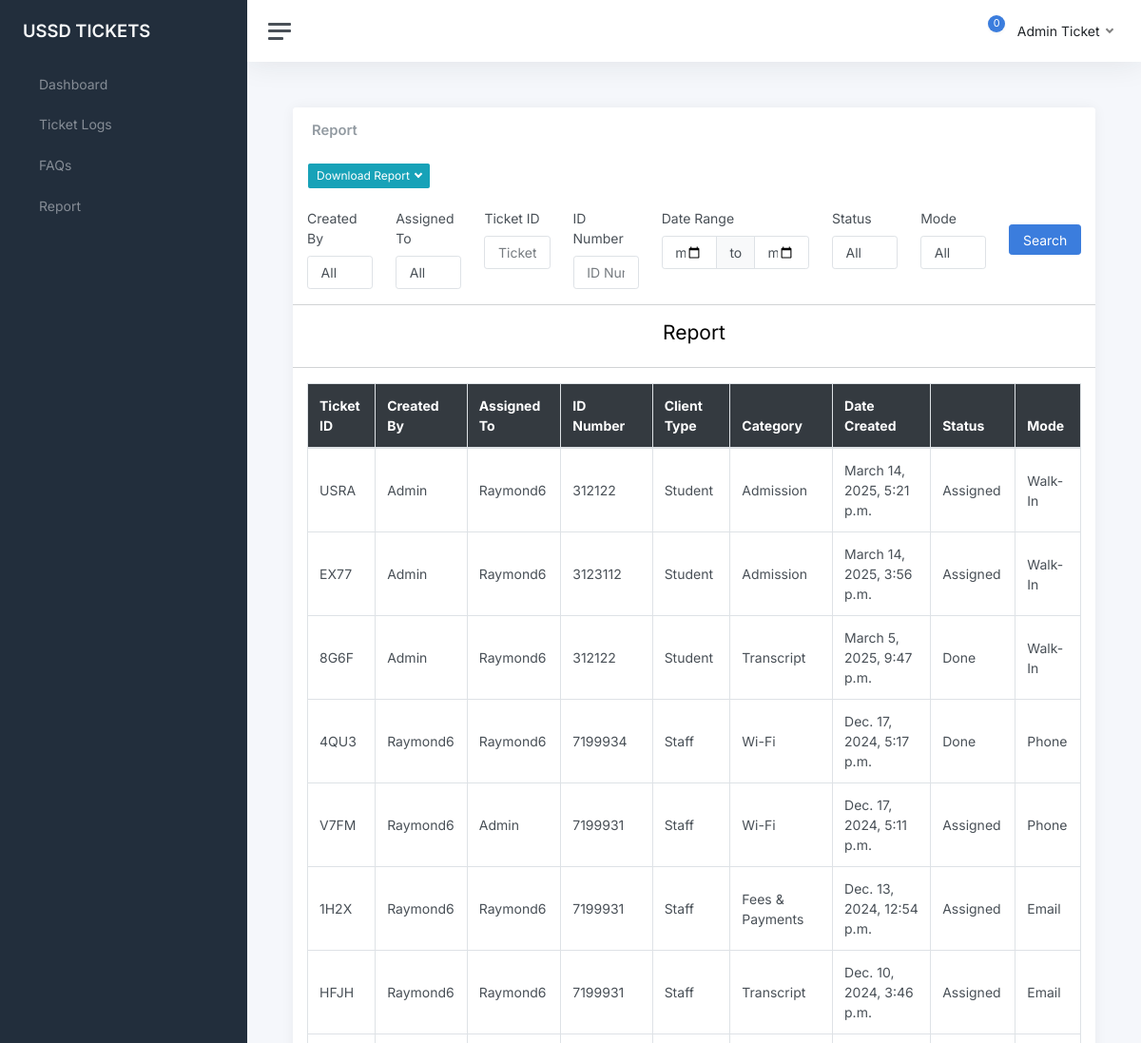
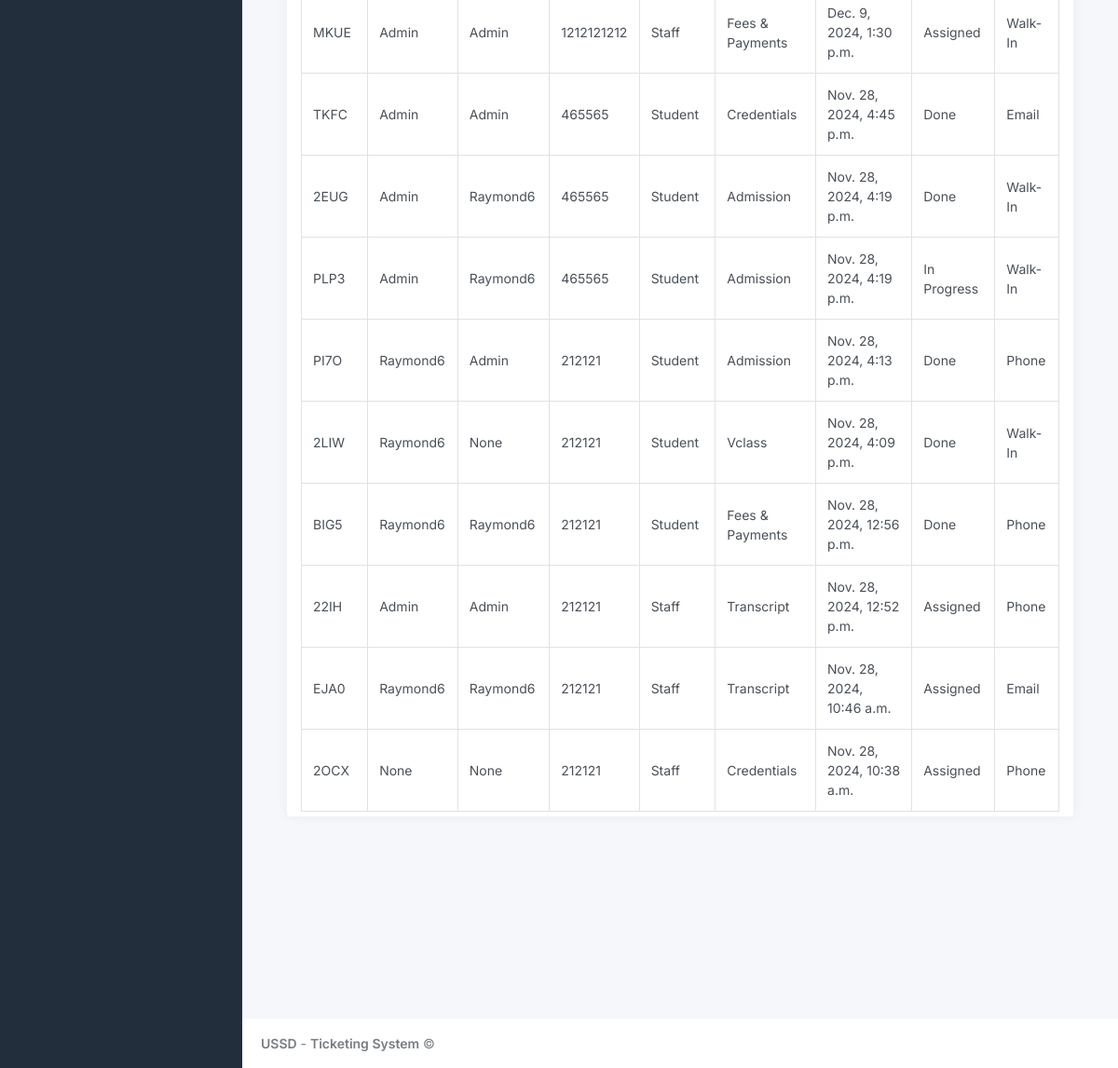
/report (signed in), run on the app's committed database (2 pictures, top to bottom).
### ticksys/models.py (models this page shows, shortened)
class Ticket(models.Model):
    TICKET_STATUS = [
        ('Assigned', 'Assigned'),
        ('In Progress', 'In Progress'),
        ('Done', 'Done'),
    ]
    CLIENT_TYPE = [
        ('Staff', 'Staff'),
        ('Student', 'Student'),
        ('Other', 'Other')
    ]
    MODE_CHOICES = [
        ('Walk-In', 'Walk-In'),
        ('Phone', 'Phone'),
        ('Email', 'Email'),
        ('Other', 'Other')
    ]
    CATEGORY = [
        ('Credentials', 'Credentials'),
        ('Fees & Payments', 'Fees & Payments'),
        ('VClass', 'VClass'),
        ('Transcript', 'Transcript'),
        ('Admission', 'Admission'),
        ('Wi-Fi', 'Wi-Fi'),
        ('AIM App', 'AIM App'),
        ('Telecel', 'Telecel'),
        ('Biometric', 'Biometric'),
        ('Other', 'Other')
    ]
    user = models.ForeignKey(User, models.CASCADE, null=True)
    ticket_number = models.CharField(max_length=4, default=generate_ticket_number, unique=True, editable=False)
    id_number = models.CharField(max_length=20, unique=False)
    description = models.TextField()
    status = models.CharField(max_length=25, choices=TICKET_STATUS, default='In Progress')
    category = models.CharField(max_length=100, choices=CATEGORY)
    client_type = models.CharField(max_length=20, choices=CLIENT_TYPE, default='Student')
    created_at = models.DateTimeField(auto_now_add=True)
    updated_at = models.DateTimeField(auto_now=True)
    mode = models.CharField(max_length=20, choices=MODE_CHOICES, default='Walk-In')
    assigned_to = models.CharField(max_length=30, null=True)
    created_by = models.CharField(max_length=30, null=True)

### ticksys/views.py (the view, shortened to what this page needs)
# urls.py: path('report', user_views.report, name='report'),
def report(request):
    user = request.user
    if request.user.is_superuser:
        tickets = Ticket.objects.annotate(
            month_year=TruncMonth('created_at')
        ).values('month_year').annotate(
            count=Count('id')
        ).order_by('-month_year')
    else:
        tickets = Ticket.objects.filter(Q(user=user) | Q(assigned_to=user.username)).annotate(
            month_year=TruncMonth('created_at')
        ).values('month_year').annotate(
            count=Count('id')
        ).order_by('-month_year')
    status_options = Ticket.objects.values_list('status', flat=True).distinct()
    available_months = [(ticket['month_year'].strftime('%B %Y'), ticket['month_year'].strftime('%Y-%m-01'), ticket['month_year'].strftime('%Y-%m-31')) for ticket in tickets]
    mode_options = Ticket.objects.values_list('mode', flat=True).distinct()
    tl = Ticket.objects.order_by('-id')
    tickets1 = Ticket.objects.all()
    tickets2 = Ticket.objects.filter(Q(user=user) | Q(assigned_to=user.username)).order_by('-id')
    user_set = set()
    assigned_to_set = set()
    for ticket in tickets1:
        if ticket.user:
            user_set.add(ticket.user)
        if ticket.assigned_to:
            assigned_to_set.add(ticket.assigned_to)
    ticket_id = request.GET.get('id')
    ticket_number = request.GET.get('ticket_number')
    created_by = request.GET.get('created_by')
    id_number = request.GET.get('id_number')
    status = request.GET.get('status')
    mode = request.GET.get('mode')
    date_from = request.GET.get('date_from')
    date_to = request.GET.get('date_to')
    assigned_to = request.GET.get('assigned_to')
    request.session['id'] = ticket_id
    request.session['ticket_number'] = ticket_number
    request.session['created_by'] = created_by
    request.session['id_number'] = id_number
    request.session['date_from'] = date_from
    request.session['date_to'] = date_to
    request.session['status'] = status
    request.session['mode'] = mode
    request.session['assigned_to'] = assigned_to
    if request.user.is_superuser:
        tl = tl.filter(
            Q(created_at__range=[date_from, date_to]) if date_from and date_to else Q()
        )
        if is_valid_queryparam(ticket_id):
            tl = tl.filter(id=ticket_id)
        if is_valid_queryparam(ticket_number):
            tl = tl.filter(ticket_number__icontains=ticket_number)
        if is_valid_queryparam(created_by):
            try:
                user = User.objects.get(username=created_by)  # Retrieve the user by username
                tl = tl.filter(Q(user=user))  # Filter by user object
            except User.DoesNotExist:
                tl = tl.none()
        if is_valid_queryparam(id_number):
            tl = tl.filter(id_number__icontains=id_number)
        if is_valid_queryparam(status):
            tl = tl.filter(status=status)
        if is_valid_queryparam(mode):
            tl = tl.filter(mode=mode)
        if is_valid_queryparam(assigned_to):
            tl = tl.filter(assigned_to__icontains=assigned_to)
        page = request.GET.get('page', 1)
        paginator = Paginator(tl, 30)
        try:
            tl = paginator.page(page)
        except PageNotAnInteger:
            tl = paginator.page(1)
        except EmptyPage:
            tl = paginator.page(paginator.num_pages)
    context = {
        'tickets1' : tickets,
        'tickets2' : tickets2,
        'ticket_list': tl,
        'ticket_id' : ticket_id,
        'created_by': created_by,
        'assigned_to' : assigned_to,
        'ticket_number': ticket_number,
        'mode': mode,
        'date_from': date_from,
        'date_to': date_to,
        'status': status,
        'available_months': available_months,
        'user_options': user_set,
        'assigned_to_options': assigned_to_set,
        'status_options' : status_options,
        'mode_options' : mode_options
    }
    return render(request, 'report.html', context)

### ticksys/views.py (called while the page is built)
def is_valid_queryparam(param):
    return param != '' and param is not None

### templates/report.html (shortened to what this page needs)
{% extends 'index.html' %}
    {% block content %}
    <main class="content">
        <div class="container-fluid p-0">
            <div class="row">
                <div class="col-12 d-flex">
                    <div class="card flex-fill">
                        <div class="card-header d-flex justify-content-between align-items-center">
                            <h5 class="card-title mb-0">Report</h5>
                        </div>
                        <div class="row">
                            <div class="col-md-3">
                                <div class="btn-group me-1 mt-2">
                                    <button class="btn btn-info btn-sm dropdown-toggle" type="button"
                                        data-bs-toggle="dropdown" aria-haspopup="true" aria-expanded="false" style="margin-left: 1rem">
                                        Download Report
                                    </button>
                                </div>
                            </div>
                        </div>
                        <br>
                        <div class="col-12">
                            <form action="{% url 'report' %}" method="GET">
                                <div class="row">
                                    {% if request.user.is_superuser  %}
                                    <div class="col">
                                        <label>Created By</label>
                                        <select class="form-control" name='created_by'>
                                            <option value="" {% if not created_by %} selected {% endif %}>All</option>
                                        </select>
                                    </div>
                                    <div class="col">
                                        <label>Assigned To</label>
                                        <select class="form-control" name='assigned_to'>
                                            <option value="" {% if not assigned_to %} selected {% endif %}>All</option>
                                        </select>
                                    </div>
                                    {% endif %}
                                    <div class="col">
                                        <label>Ticket ID</label>
                                        <input type="text" class="form-control" placeholder="Ticket ID" name='ticket_number' {% if ticket_number %} value="{{ticket_number}}" {% endif %}>
                                    </div>
                                    <div class="col">
                                        <label>ID Number</label>
                                        <input type="text" class="form-control" placeholder="ID Number" name='id_number' {% if id_number %} value="{{id_number}}" {% endif %}>
                                    </div>
                                    <div class="col">
                                        <label>Date Range</label>
                                        <div class="input-group">
                                            <input type="date" class="form-control" name="date_from" placeholder="From" {% if date_from %} value="{{ date_from }}" {% endif %}>
                                            <div class="input-group-prepend">
                                                <span class="input-group-text">to</span>
                                            </div>
                                            <input type="date" class="form-control" name="date_to" placeholder="To" {% if date_to %} value="{{ date_to }}" {% endif %}>
                                        </div>
                                    </div>
                                    <div class="col">
                                        <label>Status</label>
                                        <select class="form-control" name='status'>
                                            <option value="" {% if not status %} selected {% endif %}>All</option>
                                        </select>
                                    </div>
                                    <div class="col">
                                        <label>Mode</label>
                                        <select class="form-control" name='mode'>
                                            <option value="" {% if not mode %} selected {% endif %}>All</option>
                                        </select>
                                    </div>
                                    <div class="col" style="padding-top: 2%;">
                                        <button type="submit" class="btn btn-primary">Search</button>
                                    </div>
                                </div>
                            </form>
                        </div>
                        <hr>
            <h3 style="text-align: center;">Report</h3>
        <hr>
        {% if request.user.is_superuser  %}
        <div class="col-12">
            <div style="max-height: 70vh; overflow-y: auto;">
                <table class="table table-bordered">
                    <thead class="thead-dark">
                    <tr>
                        <th scope="col">Ticket ID</th>
                        <th scope="col">Created By</th>
                        <th scope="col">Assigned To</th>
                        <th scope="col">ID Number</th>
                        <th scope="col">Client Type</th>
                        <th scope="col">Category</th>
                        <th scope="col">Date Created</th>
                        <th scope="col">Status</th>
                        <th scope="col">Mode</th>
                    </tr>
                    </thead>
                    <tbody class="table-group-divider">
                        {% for ticket in ticket_list %}
                        <tr>
                            <td scope="col">{{ticket.ticket_number}}</td>
                            <td scope="col">{{ticket.user|title}}</td>
                            <td scope="col">{{ticket.assigned_to|title}}</td>
                            <td scope="col">{{ticket.id_number}}</td>
                            <td scope="col">{{ticket.client_type|title}}</td>
                            <td scope="col">{{ticket.category|title}}</td>
                            <td scope="col">{{ticket.created_at}}</td>
                            <td scope="col" >{{ticket.status|title}}</td>
                            <td scope="col">{{ticket.mode|title}}</td>
                        </tr>
                        {% endfor %}
                    </tbody>
                </table>
            </div>
            </div>
        </div>
        {% endif %}
                    </div>
                </div>
            </div>
            </main>
    {% endblock %}

### templates/index.html (shortened to what this page needs)
{% load static %}
{% load widget_tweaks %}
<!DOCTYPE html>
<html lang="en">
<head>
	<link href="https://stackpath.bootstrapcdn.com/bootstrap/4.5.2/css/bootstrap.min.css" rel="stylesheet">
	<link href="{% static 'css/app.css' %}" rel="stylesheet">
</head>
<body>
	<div class="wrapper">
		<nav id="sidebar" class="sidebar js-sidebar">
			<div class="sidebar-content js-simplebar">
				<a class="sidebar-brand" href="{% url 'index' %}">
          <span class="align-middle">USSD TICKETS</span>
        </a>
				<ul class="sidebar-nav">
					<li class="sidebar-item">
						<a class="sidebar-link" href="{% url 'index' %}">
               <span class="align-middle">Dashboard</span>
            </a>
					</li>
					<li class="sidebar-item">
						<a class="sidebar-link" href="{% url 'ticketlogs' %}">
               <span class="align-middle">Ticket Logs</span>
            </a>
					</li>
					<li class="sidebar-item">
						<a class="sidebar-link" href="{% url 'faqs' %}">
               <span class="align-middle">FAQs</span>
            </a>
					</li>
					<li class="sidebar-item">
						<a class="sidebar-link" href="{% url 'report' %}">
               <span class="align-middle">Report</span>
            </a>
					</li>
			</div>
		</nav>
		<div class="main">
			<nav class="navbar navbar-expand navbar-light navbar-bg">
				<a class="sidebar-toggle js-sidebar-toggle">
          <i class="hamburger align-self-center"></i>
        </a>
				<div class="navbar-collapse collapse">
					<ul class="navbar-nav navbar-align">
						<li class="nav-item dropdown">
							<a class="nav-icon dropdown-toggle" href="#" id="alertsDropdown" data-bs-toggle="dropdown">
								<div class="position-relative">
									<span class="indicator" id="notification-count">0</span>
								</div>
							</a>
						</li>
						<li class="nav-item dropdown">
							<a class="nav-link dropdown-toggle d-none d-sm-inline-block" href="#" data-bs-toggle="dropdown">
                <span class="text-dark">{{user.first_name|title}} {{user.last_name|title}}</span>
              </a>
						</li>
					</ul>
				</div>
			</nav>
			{% block content %}{% endblock %}
			<footer class="footer">
				<div class="container-fluid">
					<div class="row text-muted">
						<div class="col-6 text-start">
							<p class="mb-0">
								<a class="text-muted" href="https://helpdesk.knust.edu.gh/" target="_blank"><strong>USSD</strong></a> - <a class="text-muted" href="https://helpdesk.knust.edu.gh/" target="_blank"><strong>Ticketing System</strong></a>								&copy;
							</p>
						</div>
					</div>
				</div>
			</footer>
		</div>
	</div>
</body>
</html>

### data on the page
Ticket: ticket_number "USRA", user "Admin", assigned_to "Raymond6", id_number "312122", client_type "Student", category "Admission", created_at "March 14, 2025, 5:21 p.m.", status "Assigned", mode "Walk-In"
Ticket: ticket_number "EX77", user "Admin", assigned_to "Raymond6", id_number "3123112", client_type "Student", category "Admission", created_at "March 14, 2025, 3:56 p.m.", status "Assigned", mode "Walk-In"
Ticket: ticket_number "8G6F", user "Admin", assigned_to "Raymond6", id_number "312122", client_type "Student", category "Transcript", created_at "March 5, 2025, 9:47 p.m.", status "Done", mode "Walk-In"
Ticket: ticket_number "4QU3", user "Raymond6", assigned_to "Raymond6", id_number "7199934", client_type "Staff", category "Wi-Fi", created_at "Dec. 17, 2024, 5:17 p.m.", status "Done", mode "Phone"
Ticket: ticket_number "V7FM", user "Raymond6", assigned_to "Admin", id_number "7199931", client_type "Staff", category "Wi-Fi", created_at "Dec. 17, 2024, 5:11 p.m.", status "Assigned", mode "Phone"
Ticket: ticket_number "1H2X", user "Raymond6", assigned_to "Raymond6", id_number "7199931", client_type "Staff", category "Fees & Payments", created_at "Dec. 13, 2024, 12:54 p.m.", status "Assigned", mode "Email"
Ticket: ticket_number "HFJH", user "Raymond6", assigned_to "Raymond6", id_number "7199931", client_type "Staff", category "Transcript", created_at "Dec. 10, 2024, 3:46 p.m.", status "Assigned", mode "Email"
Ticket: ticket_number "MKUE", user "Admin", assigned_to "Admin", id_number "1212121212", client_type "Staff", category "Fees & Payments", created_at "Dec. 9, 2024, 1:30 p.m.", status "Assigned", mode "Walk-In"
Ticket: ticket_number "TKFC", user "Admin", assigned_to "Admin", id_number "465565", client_type "Student", category "Credentials", created_at "Nov. 28, 2024, 4:45 p.m.", status "Done", mode "Email"
Ticket: ticket_number "2EUG", user "Admin", assigned_to "Raymond6", id_number "465565", client_type "Student", category "Admission", created_at "Nov. 28, 2024, 4:19 p.m.", status "Done", mode "Walk-In"
Ticket: ticket_number "PLP3", user "Admin", assigned_to "Raymond6", id_number "465565", client_type "Student", category "Admission", created_at "Nov. 28, 2024, 4:19 p.m.", status "In Progress", mode "Walk-In"
Ticket: ticket_number "PI7O", user "Raymond6", assigned_to "Admin", id_number "212121", client_type "Student", category "Admission", created_at "Nov. 28, 2024, 4:13 p.m.", status "Done", mode "Phone"
Ticket: ticket_number "2LIW", user "Raymond6", assigned_to "None", id_number "212121", client_type "Student", category "Vclass", created_at "Nov. 28, 2024, 4:09 p.m.", status "Done", mode "Walk-In"
Ticket: ticket_number "BIG5", user "Raymond6", assigned_to "Raymond6", id_number "212121", client_type "Student", category "Fees & Payments", created_at "Nov. 28, 2024, 12:56 p.m.", status "Done", mode "Phone"
Ticket: ticket_number "22IH", user "Admin", assigned_to "Admin", id_number "212121", client_type "Staff", category "Transcript", created_at "Nov. 28, 2024, 12:52 p.m.", status "Assigned", mode "Phone"
Ticket: ticket_number "EJA0", user "Raymond6", assigned_to "Raymond6", id_number "212121", client_type "Staff", category "Transcript", created_at "Nov. 28, 2024, 10:46 a.m.", status "Assigned", mode "Email"
Ticket: ticket_number "2OCX", user "None", assigned_to "None", id_number "212121", client_type "Staff", category "Credentials", created_at "Nov. 28, 2024, 10:38 a.m.", status "Assigned", mode "Phone"

### other printed values
{{ user.first_name|title }} "Admin"
{{ user.last_name|title }} "Ticket"
